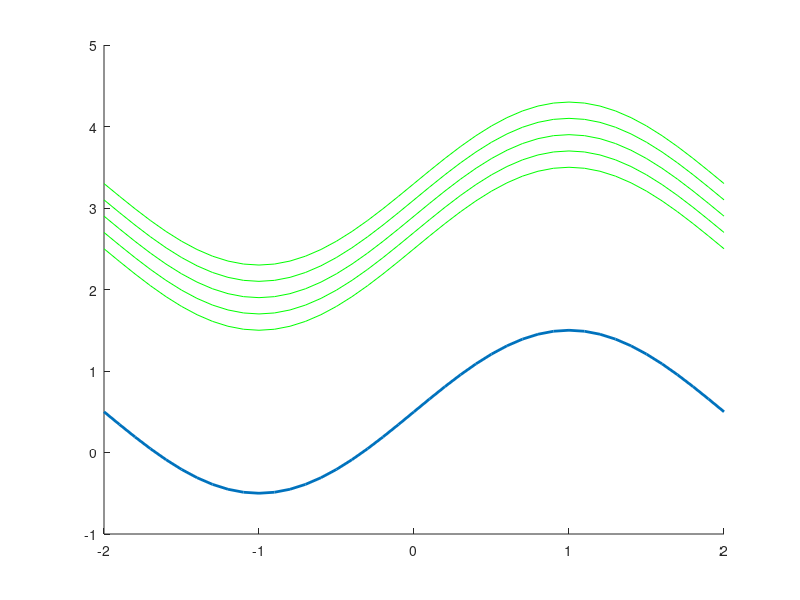

Source code (MATLAB): (Note: this script raises an error after producing the figure.)
% block train, the network memorizes the target values

clear;
close all;

%% choose parameter

useToolbox = true;
numNeurons = 2;

%% prepare values

range = -2:0.1:2;
t = sin(pi*range/2)+0.5; % reference curve

% buld curves with offset
sampleRange = 2:0.2:2.8;
t2 = zeros(length(sampleRange), length(t));
for k = 1:length(sampleRange)
    t2(k,:) = t+sampleRange(k);
end

outerData = t+1.5; % create data beyond training data

figure(1)
hold on
    rfData = plot(range, t, 'LineWidth', 2); % reference curve
    coData = plot(range, t2,'g'); % data to convert to reference
hold off

numInputs = size(t2,1);
inputLength = length(t2);

p = t2'; % transpose input values, net input is a entire curve
t = repmat(t', 1, numInputs); % repeat output, for each input curve one output curve, always the same

% change every second reference curve by smalles possible amount
ind = 2:2:numInputs;
t(:,ind) = t(:,ind) + eps(t(:,ind)); % add smalles possible amount, leads to expected behavior with nn-toolbox

%% train net

if useToolbox
    net = feedforwardnet(numNeurons);
    net.trainParam.epochs = 50;
    net = train(net, p, t);
else
    net = nnfw.FeedForward(numNeurons);
    net.configure(p,t);
    net.optim.maxIter = 50;
    net.optim.abortThreshold = 1e-32;
    net.train(p,t);
end

%% simulate

if useToolbox
    y = net(p);
    yRand = net(rand(inputLength, 1)*2);
    yOuter = net(outerData');
else
    y = net.simulate(p);
    yRand = net.simulate(rand(inputLength, 1)*2);
    yOuter = net.simulate(outerData');
end

%% plot

figure(1)
hold on
    for k = 1:numInputs
        trData = plot(range, y(:, k)', 'r');
    end
    rnData = plot(range, yRand','c');
    ouData = plot(range, yOuter','m');
    legend([rfData, coData(1), trData, rnData, ouData], 'ReferenceData', 'DataToConvert', 'DataConverted', 'RandomData', 'BeyondSpecsData');
hold off